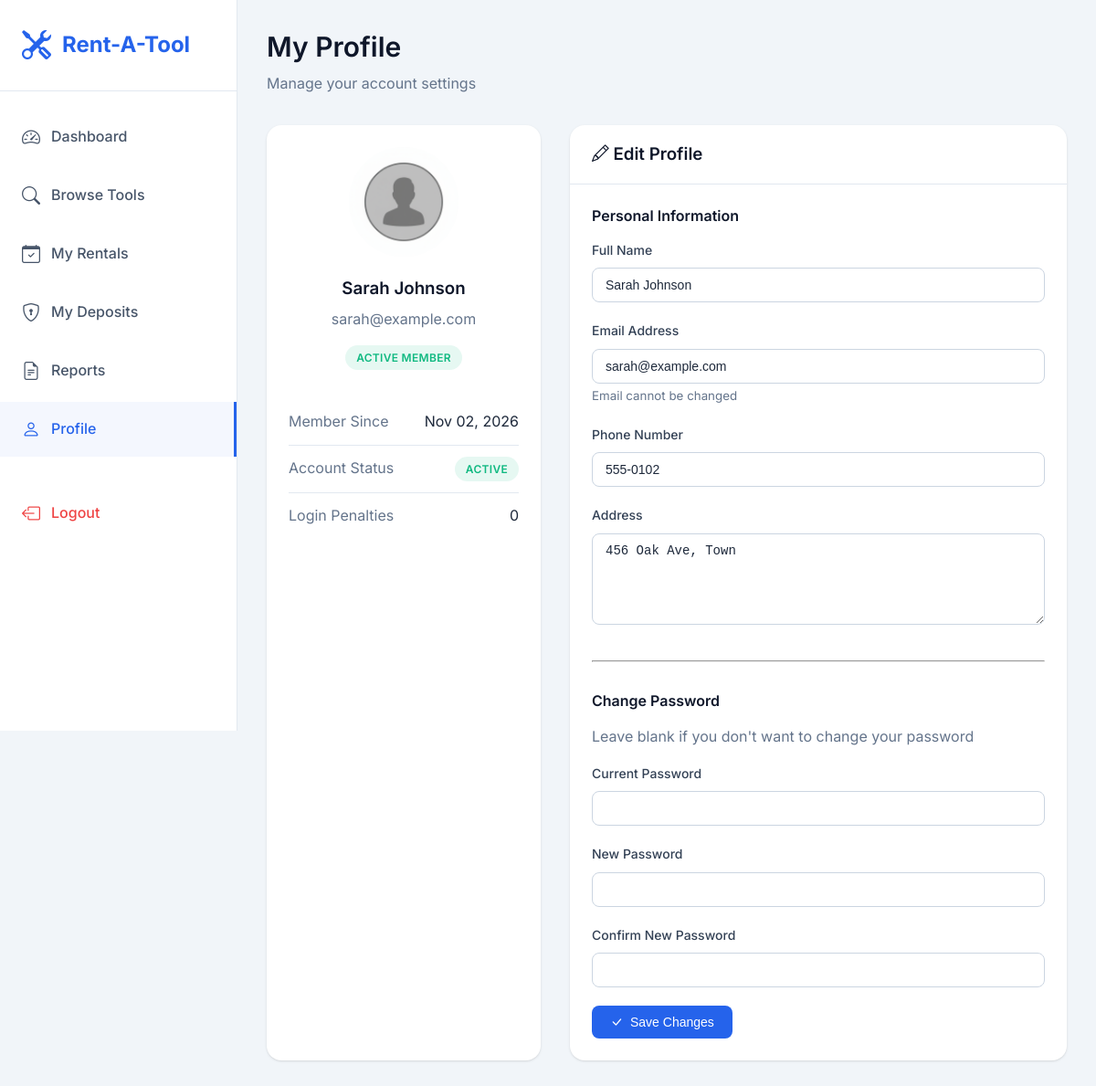
Page /pages/user/profile.php (signed in) on the committed database.
### tables this page shows
CREATE TABLE IF NOT EXISTS users (
    id INT AUTO_INCREMENT PRIMARY KEY,
    fullname VARCHAR(100) NOT NULL,
    email VARCHAR(100) UNIQUE NOT NULL,
    phone VARCHAR(20),
    password VARCHAR(255) NOT NULL,
    role ENUM('user', 'admin') DEFAULT 'user',
    profile_image VARCHAR(255) DEFAULT 'default-avatar.png',
    address TEXT,
    created_at TIMESTAMP DEFAULT CURRENT_TIMESTAMP,
    updated_at TIMESTAMP DEFAULT CURRENT_TIMESTAMP ON UPDATE CURRENT_TIMESTAMP,
    status ENUM('active', 'suspended', 'banned') DEFAULT 'active',
    login_attempts INT DEFAULT 0,
    lockout_until DATETIME NULL,
    penalty_count INT DEFAULT 0
);

### pages/user/profile.php (the view, shortened to what this page needs)
<?php
require_once '../../includes/db.php';
$user_id = $_SESSION['user_id'];
$stmt = $conn->prepare("SELECT * FROM users WHERE id = ?");
$stmt->bind_param("i", $user_id);
$stmt->execute();
$user = $stmt->get_result()->fetch_assoc();
?>
<!DOCTYPE html>
<html lang="en">
<head>
    <link rel="stylesheet" href="../../assets/css/style.css">
    <link rel="stylesheet" href="https://cdn.jsdelivr.net/npm/bootstrap-icons@1.11.1/font/bootstrap-icons.css">
</head>
<body>
    <div class="dashboard">
        <aside class="sidebar">
            <div class="sidebar-header">
                <a href="../../index.php" class="logo">
                    <i class="bi bi-tools"></i>
                    <span>Rent-A-Tool</span>
                </a>
            </div>
            <nav class="sidebar-nav">
                <ul>
                    <li>
                        <a href="dashboard.php">
                            <i class="bi bi-speedometer2"></i>
                            <span>Dashboard</span>
                        </a>
                    </li>
                    <li>
                        <a href="browse-tools.php">
                            <i class="bi bi-search"></i>
                            <span>Browse Tools</span>
                        </a>
                    </li>
                    <li>
                        <a href="my-rentals.php">
                            <i class="bi bi-calendar-check"></i>
                            <span>My Rentals</span>
                        </a>
                    </li>
                    <li>
                        <a href="deposits.php">
                            <i class="bi bi-shield-lock"></i>
                            <span>My Deposits</span>
                        </a>
                    </li>
                    <li>
                        <a href="reports.php">
                            <i class="bi bi-file-earmark-text"></i>
                            <span>Reports</span>
                        </a>
                    </li>
                    <li>
                        <a href="profile.php" class="active">
                            <i class="bi bi-person"></i>
                            <span>Profile</span>
                        </a>
                    </li>
                    <li style="margin-top: 2rem;">
                        <a href="../../logout.php" style="color: var(--danger);">
                            <i class="bi bi-box-arrow-left"></i>
                            <span>Logout</span>
                        </a>
                    </li>
                </ul>
            </nav>
        </aside>
        <main class="main-content">
            <div class="page-header">
                <h1>My Profile</h1>
                <p>Manage your account settings</p>
            </div>
            <div style="display: grid; grid-template-columns: 300px 1fr; gap: 2rem;">
                <div class="card">
                    <div class="card-body" style="text-align: center;">
                        <img src="../../assets/images/<?php echo $user['profile_image']; ?>" alt=""
                             style="width: 120px; height: 120px; border-radius: 50%; object-fit: cover; margin-bottom: 1rem;">
                        <h3 style="margin-bottom: 0.5rem;"><?php echo htmlspecialchars($user['fullname']); ?></h3>
                        <p style="color: var(--gray-500); margin-bottom: 1rem;"><?php echo htmlspecialchars($user['email']); ?></p>
                        <span class="badge badge-success">Active Member</span>
                        <div style="margin-top: 2rem; text-align: left;">
                            <div style="display: flex; justify-content: space-between; padding: 0.75rem 0; border-bottom: 1px solid var(--gray-200);">
                                <span style="color: var(--gray-500);">Member Since</span>
                                <span><?php echo date('M d, Y', strtotime($user['created_at'])); ?></span>
                            </div>
                            <div style="display: flex; justify-content: space-between; padding: 0.75rem 0; border-bottom: 1px solid var(--gray-200);">
                                <span style="color: var(--gray-500);">Account Status</span>
                                <span class="badge badge-<?php echo $user['status'] === 'active' ? 'success' : 'danger'; ?>">
                                    <?php echo ucfirst($user['status']); ?>
                                </span>
                            </div>
                            <div style="display: flex; justify-content: space-between; padding: 0.75rem 0;">
                                <span style="color: var(--gray-500);">Login Penalties</span>
                                <span><?php echo $user['penalty_count']; ?></span>
                            </div>
                        </div>
                    </div>
                </div>
                <div class="card">
                    <div class="card-header">
                        <h3><i class="bi bi-pencil"></i> Edit Profile</h3>
                    </div>
                    <div class="card-body">
                        <form method="POST" action="">
                            <h4 style="margin-bottom: 1rem;">Personal Information</h4>
                            <div class="form-group">
                                <label class="form-label">Full Name</label>
                                <input type="text" name="fullname" class="form-control" value="<?php echo htmlspecialchars($user['fullname']); ?>" required>
                            </div>
                            <div class="form-group">
                                <label class="form-label">Email Address</label>
                                <input type="email" class="form-control" value="<?php echo htmlspecialchars($user['email']); ?>" disabled>
                                <small style="color: var(--gray-500);">Email cannot be changed</small>
                            </div>
                            <div class="form-group">
                                <label class="form-label">Phone Number</label>
                                <input type="tel" name="phone" class="form-control" value="<?php echo htmlspecialchars($user['phone']); ?>">
                            </div>
                            <div class="form-group">
                                <label class="form-label">Address</label>
                                <textarea name="address" class="form-control" rows="3"><?php echo htmlspecialchars($user['address']); ?></textarea>
                            </div>
                            <hr style="margin: 2rem 0;">
                            <h4 style="margin-bottom: 1rem;">Change Password</h4>
                            <p style="color: var(--gray-500); margin-bottom: 1rem;">Leave blank if you don't want to change your password</p>
                            <div class="form-group">
                                <label class="form-label">Current Password</label>
                                <input type="password" name="current_password" class="form-control">
                            </div>
                            <div class="form-group">
                                <label class="form-label">New Password</label>
                                <input type="password" name="new_password" class="form-control">
                            </div>
                            <div class="form-group">
                                <label class="form-label">Confirm New Password</label>
                                <input type="password" name="confirm_password" class="form-control">
                            </div>
                            <button type="submit" class="btn btn-primary">
                                <i class="bi bi-check-lg"></i> Save Changes
                            </button>
                        </form>
                    </div>
                </div>
            </div>
        </main>
    </div>
</body>
</html>

### assets/css/style.css (style rules this page uses)
:root { --primary: #2563eb; --primary-dark: #1d4ed8; --primary-light: #3b82f6; --secondary: #64748b; --success: #10b981; --warning: #f59e0b; --danger: #ef4444; --info: #06b6d4; --light: #f8fafc; --dark: #1e293b; --white: #ffffff; --gray-100: #f1f5f9; --gray-200: #e2e8f0; --gray-300: #cbd5e1; --gray-400: #94a3b8; --gray-500: #64748b; --gray-600: #475569; --gray-700: #334155; --gray-800: #1e293b; --gray-900: #0f172a; --shadow-sm: 0 1px 2px 0 rgb(0 0 0 / 0.05); --shadow: 0 1px 3px 0 rgb(0 0 0 / 0.1), 0 1px 2px -1px rgb(0 0 0 / 0.1); --shadow-md: 0 4px 6px -1px rgb(0 0 0 / 0.1), 0 2px 4px -2px rgb(0 0 0 / 0.1); --shadow-lg: 0 10px 15px -3px rgb(0 0 0 / 0.1), 0 4px 6px -4px rgb(0 0 0 / 0.1); --shadow-xl: 0 20px 25px -5px rgb(0 0 0 / 0.1), 0 8px 10px -6px rgb(0 0 0 / 0.1); --radius-sm: 0.375rem; --radius: 0.5rem; --radius-md: 0.75rem; --radius-lg: 1rem; --radius-xl: 1.5rem; }
* { margin: 0; padding: 0; box-sizing: border-box; }
body { font-family: 'Inter', -apple-system, BlinkMacSystemFont, 'Segoe UI', Roboto, 'Helvetica Neue', Arial, sans-serif; background-color: var(--gray-100); color: var(--gray-800); line-height: 1.6; min-height: 100vh; }
h1, h2, h3, h4, h5, h6 { font-weight: 600; line-height: 1.3; color: var(--gray-900); }
a { color: var(--primary); text-decoration: none; transition: color 0.2s ease; }
.logo { display: flex; align-items: center; gap: 0.75rem; font-size: 1.5rem; font-weight: 700; color: var(--primary); }
.logo i { font-size: 2rem; }
.btn { display: inline-flex; align-items: center; justify-content: center; gap: 0.5rem; padding: 0.625rem 1.25rem; font-size: 0.875rem; font-weight: 500; border-radius: var(--radius); border: none; cursor: pointer; transition: all 0.2s ease; white-space: nowrap; }
.btn-primary { background: var(--primary); color: var(--white); }
.card { background: var(--white); border-radius: var(--radius-lg); box-shadow: var(--shadow); overflow: hidden; transition: box-shadow 0.3s ease, transform 0.2s ease; }
.card-header { padding: 1.25rem 1.5rem; border-bottom: 1px solid var(--gray-200); display: flex; align-items: center; justify-content: space-between; }
.card-body { padding: 1.5rem; }
.form-group { margin-bottom: 1.25rem; }
.form-label { display: block; margin-bottom: 0.5rem; font-weight: 500; color: var(--gray-700); font-size: 0.875rem; }
.form-control { width: 100%; padding: 0.625rem 0.875rem; font-size: 0.875rem; border: 1px solid var(--gray-300); border-radius: var(--radius); background: var(--white); color: var(--gray-800); transition: border-color 0.2s ease, box-shadow 0.2s ease; }
.form-control::placeholder { color: var(--gray-400); }
textarea.form-control { resize: vertical; min-height: 100px; }
.badge { display: inline-flex; align-items: center; padding: 0.25rem 0.75rem; font-size: 0.75rem; font-weight: 600; border-radius: 9999px; text-transform: uppercase; letter-spacing: 0.025em; }
.badge-success { background: rgba(16, 185, 129, 0.1); color: var(--success); }
.dashboard { display: flex; min-height: 100vh; }
.sidebar { width: 260px; background: var(--white); border-right: 1px solid var(--gray-200); position: fixed; height: 100vh; overflow-y: auto; z-index: 100; }
.sidebar-header { padding: 1.5rem; border-bottom: 1px solid var(--gray-200); }
.sidebar-nav { padding: 1rem 0; }
.sidebar-nav ul { list-style: none; }
.sidebar-nav li { margin: 0.25rem 0; }
.sidebar-nav a { display: flex; align-items: center; gap: 0.75rem; padding: 0.875rem 1.5rem; color: var(--gray-600); font-weight: 500; transition: all 0.2s ease; }
.sidebar-nav a:hover, .sidebar-nav a.active { background: rgba(37, 99, 235, 0.05); color: var(--primary); }
.sidebar-nav a.active { border-right: 3px solid var(--primary); }
.sidebar-nav i { font-size: 1.25rem; }
.main-content { flex: 1; margin-left: 260px; padding: 2rem; }
.page-header { margin-bottom: 2rem; }
.page-header h1 { font-size: 1.875rem; margin-bottom: 0.5rem; }
.page-header p { color: var(--gray-500); }

### rows in the picture
users: profile_image (placeholder picture), fullname "Sarah Johnson", email "sarah@example.com", created_at "Nov 02, 2026", status "ACTIVE", penalty_count "0", phone "555-0102", address "456 Oak Ave, Town"
